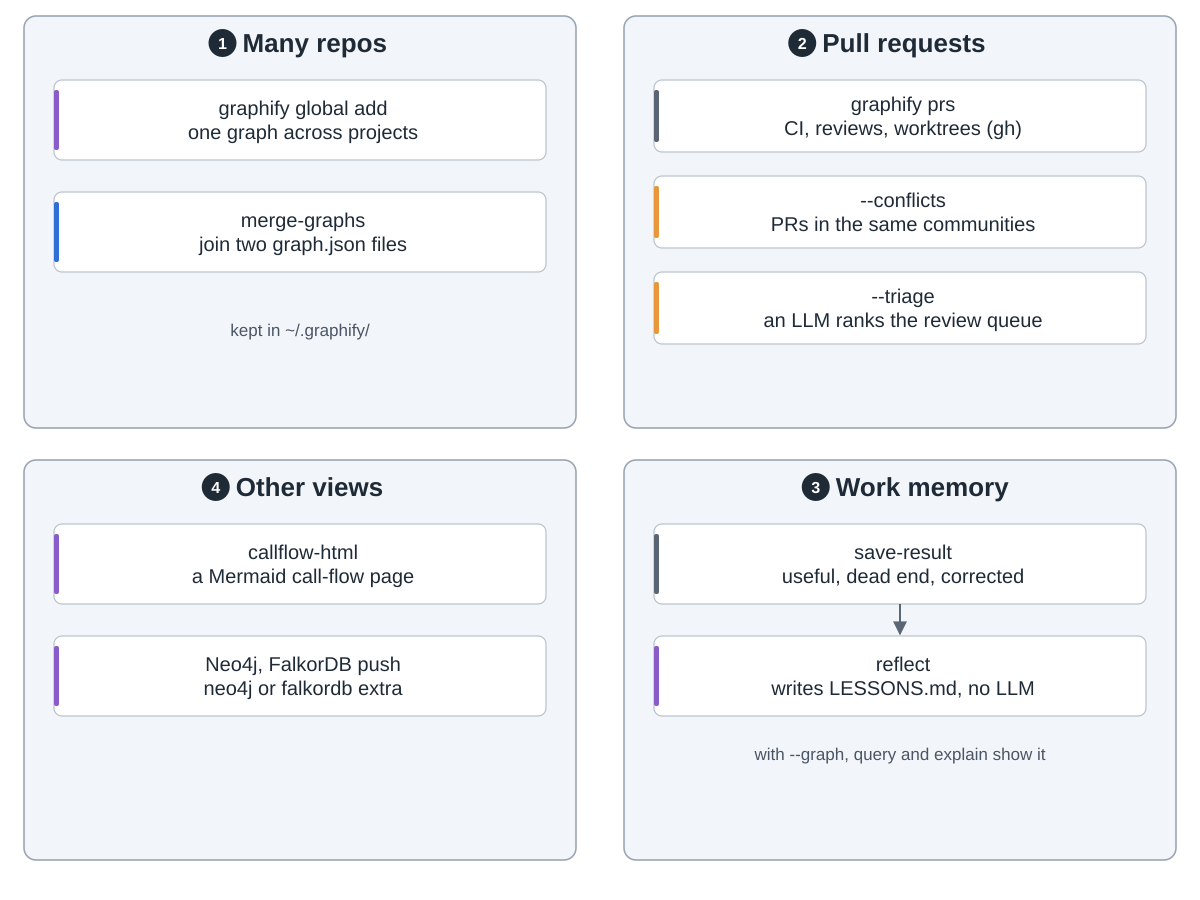

The Python source for this figure:
"""graphify side tools: beyond one repo.  Drawn from the graphify repo
(https://github.com/Graphify-Labs/graphify, README.md "Full command reference"; graphify/global_graph.py
(~/.graphify/global-graph.json); graphify/prs.py (gh CLI, --conflicts, --triage via the first backend
with a key); graphify/reflect.py (deterministic, no LLM, reflections/LESSONS.md); graphify/callflow_html.py;
graphify/export.py to_cypher and the --neo4j-push / --falkordb-push flags; pyproject.toml extras neo4j,
falkordb; commit 35adf43).  Run: python3 more.py

Snake order: 1 many repos (top left) -> 2 pull requests (top right) -> 3 work memory (bottom right)
-> 4 other views (bottom left)."""
import sys
from pathlib import Path

sys.path.insert(0, str(Path(__file__).resolve().parents[2] / "tools"))
from archdiagram import Diagram  # noqa: E402

L, R, W = 24, 624, 552
T1, H1 = 16, 412
T2, H2 = 460, 400


def col(x, top, cards, h=72, gap=24, arrows=True):
    """One column of wide cards, top to bottom, optionally joined by arrows."""
    for i, (lbl, kind) in enumerate(cards):
        y = top + 64 + i * (h + gap)
        d.card(x + 30, y, lbl, kind, w=492, h=h)
        if arrows and i:
            d.arrow(f"M{x + W / 2} {y - gap}V{y - 2}")


def handoffs(a, b, c, ya=T1 + 206, yc=T2 + 200):
    """Arrows between the four groups in snake order, with what each one carries."""
    if a:
        d.arrow(f"M{L + W} {ya}H{R - 2}", label=a, at=(600, ya - 12))
    if b:
        d.arrow(f"M{R + W / 2} {T1 + H1}V{T2 - 2}", label=b, at=(R + W / 2 + 14 + len(b) * 4.6, T1 + H1 + 21))
    if c:
        d.arrow(f"M{R} {yc}H{L + W + 2}", label=c, at=(600, yc - 12))


d = Diagram("graphify side tools",
            "1 Many repos: graphify global add registers a project graph in one cross-project graph under "
            "~/.graphify; merge-graphs joins two graph.json files. "
            "2 Pull requests: graphify prs shows open PRs with CI, reviews and worktrees through the gh tool; "
            "--conflicts lists PRs that touch the same communities; --triage has an LLM rank the review queue, "
            "using the first backend that is set up. "
            "3 Work memory: save-result records whether an answer was useful, a dead end or corrected; reflect "
            "turns those records into LESSONS.md, with no LLM. "
            "4 Other views: callflow-html draws a Mermaid call-flow page; --neo4j-push and --falkordb-push load "
            "the graph into a graph database (neo4j or falkordb extra).")

d.group(L, T1, W, H1, "Many repos", 1)
col(L, T1, [("graphify global add|one graph across projects", "write"),
            ("merge-graphs|join two graph.json files", "coding")], h=80, gap=32, arrows=False)
d.note(L + W / 2, T1 + 320, "kept in ~/.graphify/")

d.group(R, T1, W, H1, "Pull requests", 2)
col(R, T1, [("graphify prs|CI, reviews, worktrees (gh)", "data"),
            ("--conflicts|PRs in the same communities", "critic"),
            ("--triage|an LLM ranks the review queue", "critic")], arrows=False)

d.group(R, T2, W, H2, "Work memory", 3)
col(R, T2, [("save-result|useful, dead end, corrected", "data"),
            ("reflect|writes LESSONS.md, no LLM", "write")], h=80, gap=32)
d.note(R + W / 2, T2 + 300, "with --graph, query and explain show it")

d.group(L, T2, W, H2, "Other views", 4)
col(L, T2, [("callflow-html|a Mermaid call-flow page", "write"),
            ("Neo4j, FalkorDB push|neo4j or falkordb extra", "write")], h=80, gap=32, arrows=False)

d.save(Path(__file__).with_name("more.svg"))
